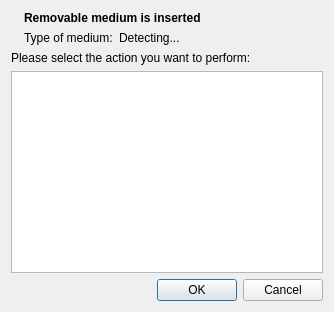
<?xml version="1.0" encoding="UTF-8"?>
<ui version="4.0">
 <class>AutoRunDialog</class>
 <widget class="QDialog" name="AutoRunDialog">
  <property name="geometry">
   <rect>
    <x>0</x>
    <y>0</y>
    <width>334</width>
    <height>312</height>
   </rect>
  </property>
  <property name="windowTitle">
   <string>Removable medium is inserted</string>
  </property>
  <property name="windowIcon">
   <iconset theme="drive-removable-media">
    <normaloff>../../../.designer/backup</normaloff>../../../.designer/backup</iconset>
  </property>
  <layout class="QFormLayout" name="formLayout_2">
   <item row="0" column="0">
    <widget class="QLabel" name="icon">
     <property name="text">
      <string/>
     </property>
    </widget>
   </item>
   <item row="0" column="1">
    <layout class="QFormLayout" name="formLayout">
     <item row="0" column="0" colspan="2">
      <widget class="QLabel" name="label">
       <property name="text">
        <string>&lt;b&gt;Removable medium is inserted&lt;/b&gt;</string>
       </property>
      </widget>
     </item>
     <item row="1" column="0">
      <widget class="QLabel" name="label_2">
       <property name="text">
        <string>Type of medium:</string>
       </property>
      </widget>
     </item>
     <item row="1" column="1">
      <widget class="QLabel" name="mediumType">
       <property name="text">
        <string>Detecting...</string>
       </property>
      </widget>
     </item>
    </layout>
   </item>
   <item row="1" column="0" colspan="2">
    <widget class="QLabel" name="label_3">
     <property name="text">
      <string>Please select the action you want to perform:</string>
     </property>
    </widget>
   </item>
   <item row="2" column="0" colspan="2">
    <widget class="QListWidget" name="listWidget">
     <property name="sizePolicy">
      <sizepolicy hsizetype="Expanding" vsizetype="Expanding">
       <horstretch>0</horstretch>
       <verstretch>1</verstretch>
      </sizepolicy>
     </property>
    </widget>
   </item>
   <item row="3" column="0" colspan="2">
    <widget class="QDialogButtonBox" name="buttonBox">
     <property name="orientation">
      <enum>Qt::Horizontal</enum>
     </property>
     <property name="standardButtons">
      <set>QDialogButtonBox::Cancel|QDialogButtonBox::Ok</set>
     </property>
    </widget>
   </item>
  </layout>
 </widget>
 <resources/>
 <connections>
  <connection>
   <sender>buttonBox</sender>
   <signal>accepted()</signal>
   <receiver>AutoRunDialog</receiver>
   <slot>accept()</slot>
   <hints>
    <hint type="sourcelabel">
     <x>248</x>
     <y>254</y>
    </hint>
    <hint type="destinationlabel">
     <x>157</x>
     <y>274</y>
    </hint>
   </hints>
  </connection>
  <connection>
   <sender>buttonBox</sender>
   <signal>rejected()</signal>
   <receiver>AutoRunDialog</receiver>
   <slot>reject()</slot>
   <hints>
    <hint type="sourcelabel">
     <x>316</x>
     <y>260</y>
    </hint>
    <hint type="destinationlabel">
     <x>286</x>
     <y>274</y>
    </hint>
   </hints>
  </connection>
 </connections>
</ui>
